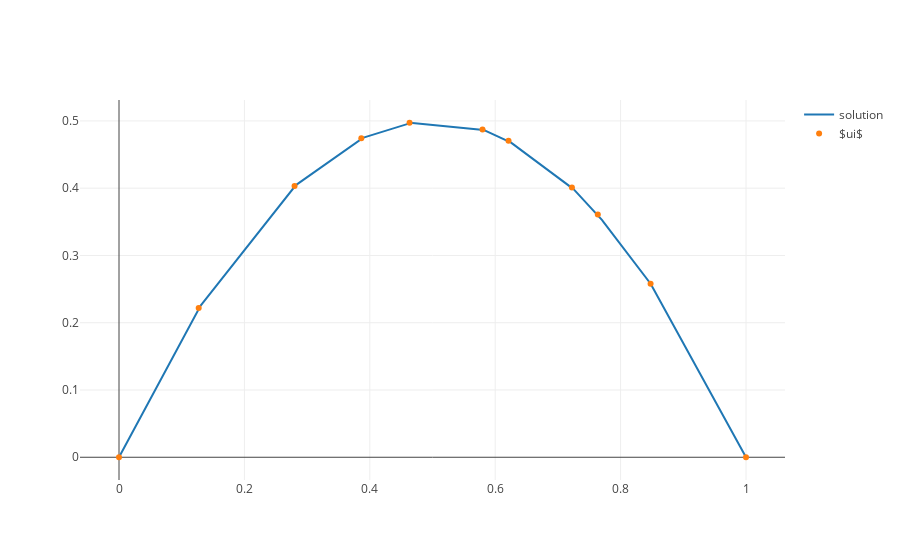

The cell this chart's notebook holds for it:
### Markdown cell above
We now solve $Lui=f$ for $ui$

### Code cell
ui = spsolve(L, f)

x, u = interpolate(ui)


fig = go.Figure(data=[
    go.Scatter(x=x, y=u, mode='lines', name="solution"),
    go.Scatter(x=s, y=ui, mode='markers', name="$ui$"),
])
plotly.iplot(fig)

### Figure 1 — Plotly figure (JSON) as saved in the notebook; plotly's stock layout.template omitted (floating-point values rounded to 4 significant figures; data arrays with more than 128 entries replaced by an {"elided": "..."} marker saying what was removed)
{"data": [{"mode": "lines", "name": "solution", "type": "scatter", "uid": "c959d63d-2b19-4046-88e4-6eab50f4f0d2", "x": {"elided": "500 float values"}, "y": {"elided": "500 float values"}}, {"mode": "markers", "name": "$ui$", "type": "scatter", "uid": "4afeff5a-e9a7-4fda-ad39-795b69fcfde7", "x": [0, 0.1271, 0.28, 0.3865, 0.4634, 0.5798, 0.6212, 0.7223, 0.7637, 0.8478, 1], "y": [0, 0.2219, 0.4032, 0.4742, 0.4973, 0.4873, 0.4706, 0.4011, 0.361, 0.258, 0]}], "layout": {}}
